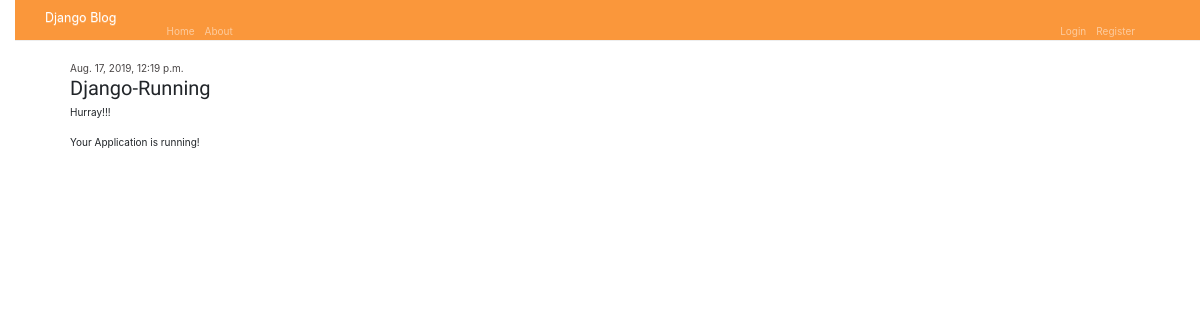
The app's page /post/2/ with its own data.
### blog/models.py (models this page shows, shortened)
class Post(models.Model):
    author = models.ForeignKey(settings.AUTH_USER_MODEL, on_delete=models.CASCADE)
    title = models.CharField(max_length = 200)
    text = models.TextField()
    created_date = models.DateTimeField(default=timezone.now)
    published_date = models.DateTimeField(blank = True, null = True)

### blog/views.py (the view)
# urls.py: path('post/<int:pk>/', views.post_detail, name = 'post_detail'),
def post_detail(request, pk):
    post = get_object_or_404(Post, pk=pk)
    return render(request, 'blog/post_detail.html', {'post': post})

### blog/templates/blog/post_detail.html (shortened to what this page needs)
{% extends 'blog/base.html' %}
{% block content %}
    <div class="post">
        {% if post.published_date %}
            <div class="date">
                {{ post.published_date }}
            </div>
        {% endif %}
        <h2>{{ post.title }}</h2>
        <p>{{ post.text|linebreaksbr }}</p>
    </div>
{% endblock %}

### blog/static/blog/main.css (style rules this page uses)
body { padding-left: 15px; }
h1, h2, h3, h4 { font-family: 'Be Vietnam'; }
.date { color: #494545; }
.post { margin-bottom: 70px; }

### records on screen
Post: published_date "Aug. 17, 2019, 12:19 p.m.", title "Django-Running", text "Hurray!!! Your Application is running!"
